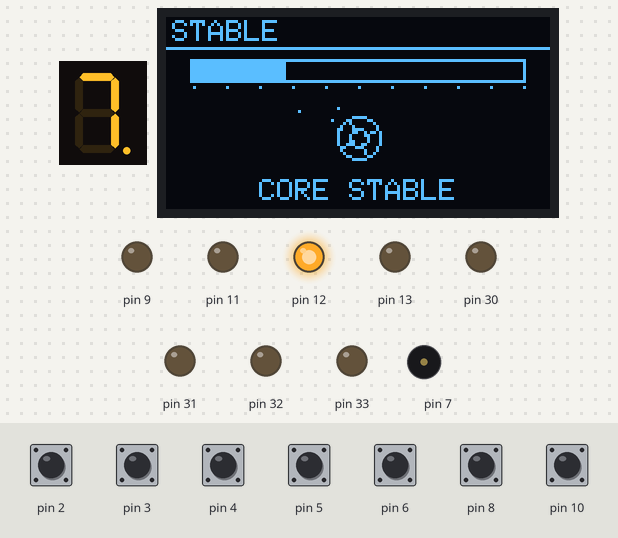
Bench run of a sketch on a simulated Arduino Mega 2560, built with avr-gcc and run on an emulated ATmega2560. On the bench: 1-digit seven-segment display, 128×64 one-colour display, output pins drawn as LEDs (lit = HIGH), buzzer (waves = sounding). Wiring (inferred from the names in the program): 1-digit 7-segment display, segments lit when HIGH: segments pin 23, pin 24, pin 25, pin 26, pin 29, pin 28, pin 27, pin 22. Dashed ring = blinking. The test bench sets the inputs (shaded band); at power-on: pin 2–6, pin 8, pin 10 HIGH. Random numbers use the default seed unless the sketch sets one; the segment pins are drawn as the display they are named for; pins used as bus, display or sensor lines are not drawn.

Above: at 7.25 s.
7.3 s: pin 3 pulled LOW for 0.15 s
At 7.85 s:
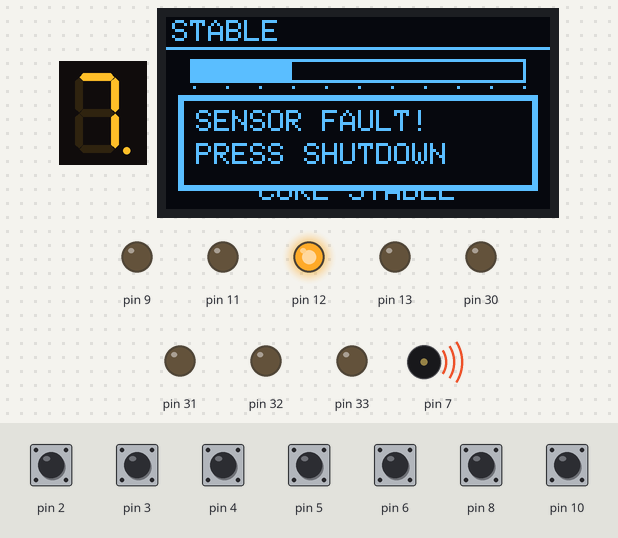
8.0 s: pin 6 pulled LOW for 0.15 s
At 8.6 s:
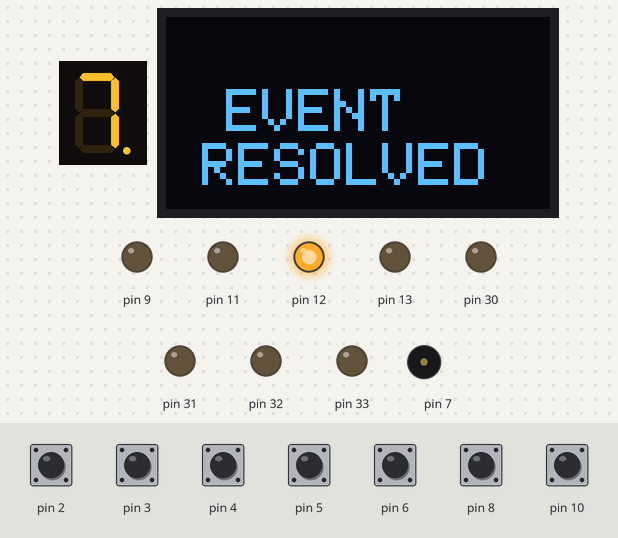
8.7 s: pin 2 pulled LOW for 1 s
At 10.13 s:
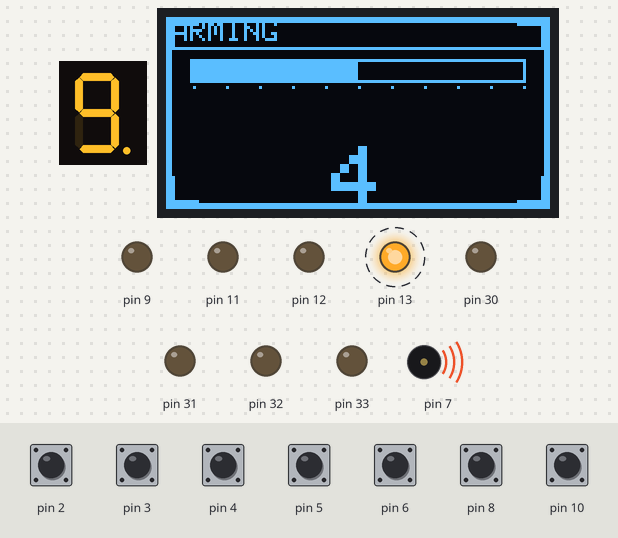
10.3 s: pin 5 pulled LOW for 0.15 s
At 10.59 s:
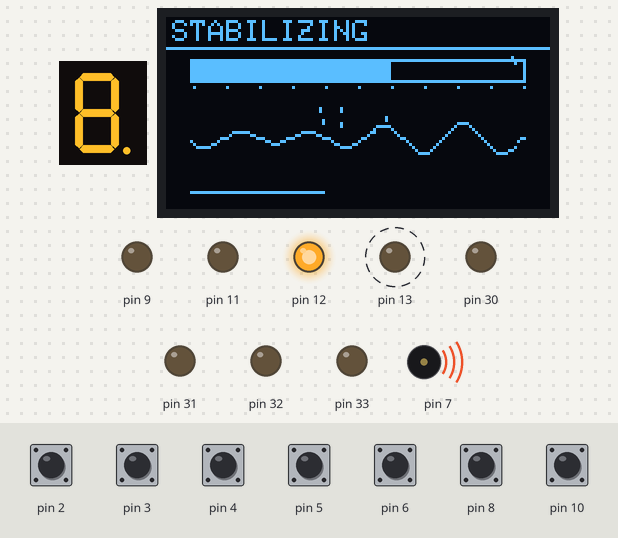
11.0 s: pin 4 pulled LOW for 0.15 s
At 11.29 s:
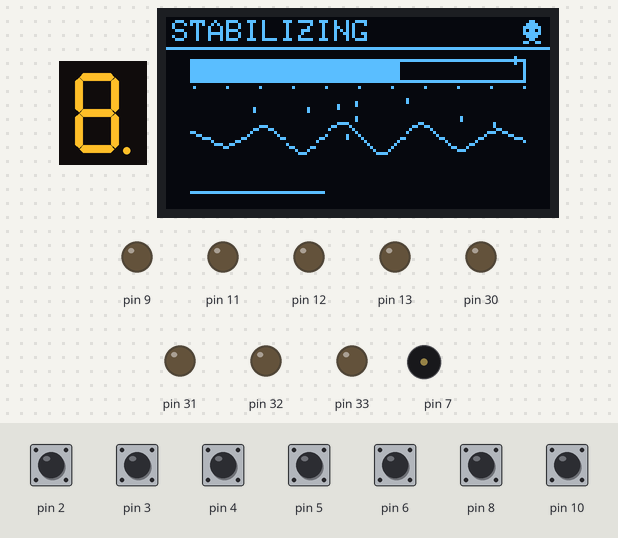
11.7 s: pin 2 pulled LOW for 0.15 s
At 12.41 s:
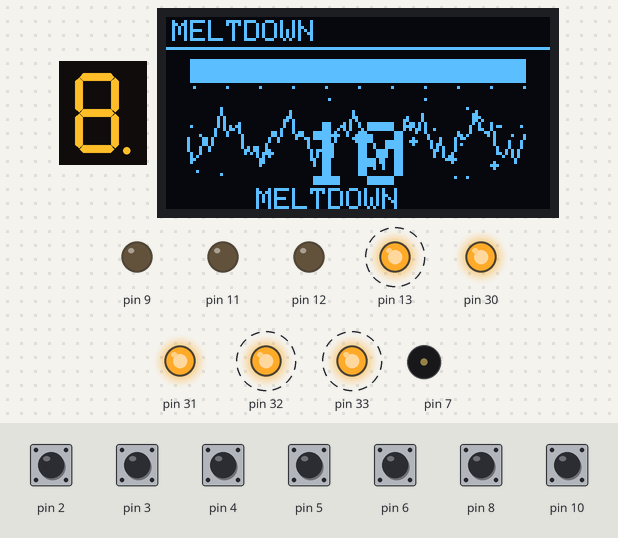
Timing chart, 0 to 21.0 s (numbered marks = the images above; inputs shaded):
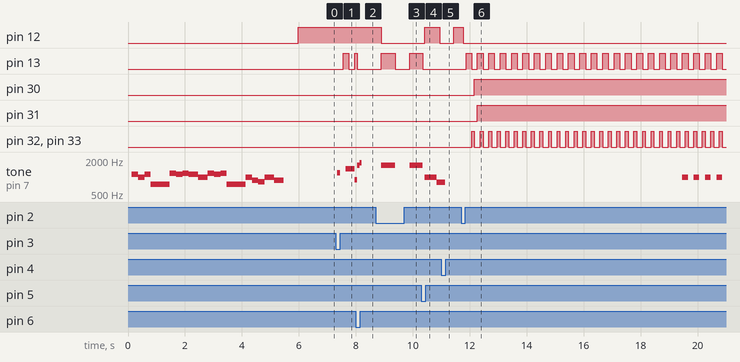

Measured:
- after the input at 7.3 s, pin 13: LOW → HIGH after 0.25 s, → LOW 0.20 s later, → HIGH 0.20 s later; tone on pin 7: silent → 1200 Hz after 0.05 s, → silent 0.10 s later, → 1400 Hz 0.20 s later, → 900 Hz 0.30 s later
- after the input at 8.7 s, pin 12: HIGH → LOW after 0.19 s; pin 13: LOW → HIGH after 0.19 s, → LOW 0.50 s later, → HIGH 0.50 s later; tone on pin 7: silent → 1600 Hz after 0.19 s, → silent 0.50 s later, → 1600 Hz 0.50 s later
- after the input at 10.3 s, pin 12: LOW → HIGH after 0.12 s, → LOW 0.53 s later
- after the input at 11.7 s, pin 13: alternates HIGH for 0.20 s and LOW for 0.20 s, starting after 0.17 s; pin 30: LOW → HIGH after 0.47 s; pin 31: LOW → HIGH after 0.57 s; pin 32, pin 33: alternates HIGH for 0.10 s and LOW for 0.20 s, starting after 0.37 s; tone on pin 7: alternates 1000 Hz for 0.20 s and silent for 0.20 s, starting after 7.8 s

The sketch:

CoreMeltdown.ino
```cpp
#include "ReactorSystem.h"

void setup() {
  ReactorSystem::begin();
}

void loop() {
  ReactorSystem::tick();
}
```

ReactorAnimations.cpp
```cpp
#include "ReactorAnimations.h"
#include <Arduino.h>

namespace ReactorAnimations {

// ======================= Constants =======================
// Screen layout (must match ReactorUI layout)
const uint8_t CONTENT_Y_START = 27;
const uint8_t CONTENT_Y_END = 54;
const uint8_t CONTENT_HEIGHT = CONTENT_Y_END - CONTENT_Y_START;
const uint8_t SCREEN_WIDTH = 128;
const uint8_t SCREEN_HEIGHT = 64;

// ======================= Particle System =======================
static Particle particles[MAX_PARTICLES];
static uint32_t lastParticleSpawn = 0;

static void spawnParticle(float x, float y, float vx, float vy, uint8_t life) {
  for (uint8_t i = 0; i < MAX_PARTICLES; i++) {
    if (particles[i].life == 0) {
      particles[i].x = x;
      particles[i].y = y;
      particles[i].vx = vx;
      particles[i].vy = vy;
      particles[i].life = life;
      particles[i].maxLife = life;
      return;
    }
  }
}

static void updateParticles() {
  for (uint8_t i = 0; i < MAX_PARTICLES; i++) {
    if (particles[i].life > 0) {
      particles[i].x += particles[i].vx;
      particles[i].y += particles[i].vy;
      particles[i].life--;

      // Bounds check - kill particles outside content area
      if (particles[i].y < CONTENT_Y_START || particles[i].y > CONTENT_Y_END ||
          particles[i].x < 8 || particles[i].x > SCREEN_WIDTH - 8) {
        particles[i].life = 0;
      }
    }
  }
}

void drawDecayParticles(Adafruit_SSD1306& display, uint32_t nowMs) {
  // Spawn new particle every 200ms
  if (nowMs - lastParticleSpawn > 200) {
    lastParticleSpawn = nowMs;
    float x = SCREEN_WIDTH / 2 + random(-10, 10);
    float y = (CONTENT_Y_START + CONTENT_Y_END) / 2;
    float vx = (random(-20, 20)) / 20.0f;
    float vy = -0.5f - (random(0, 10) / 20.0f);  // Upward
    spawnParticle(x, y, vx, vy, 40);
  }

  updateParticles();

  // Draw particles
  for (uint8_t i = 0; i < MAX_PARTICLES; i++) {
    if (particles[i].life > 0) {
      // Fade based on remaining life
      if (particles[i].life > particles[i].maxLife / 2) {
        display.drawPixel((int16_t)particles[i].x, (int16_t)particles[i].y, SSD1306_WHITE);
      }
    }
  }
}

void drawCoolantFlow(Adafruit_SSD1306& display, uint32_t nowMs) {
  // Spawn droplets from top of content area
  if (nowMs - lastParticleSpawn > 150) {
    lastParticleSpawn = nowMs;
    float x = 8 + random(0, SCREEN_WIDTH - 16);
    float y = CONTENT_Y_START;
    float vx = (random(-5, 5)) / 10.0f;
    float vy = 0.8f + (random(0, 10) / 20.0f);  // Downward
    spawnParticle(x, y, vx, vy, 35);
  }

  updateParticles();

  // Draw droplets as small lines
  for (uint8_t i = 0; i < MAX_PARTICLES; i++) {
    if (particles[i].life > 0) {
      int16_t x = (int16_t)particles[i].x;
      int16_t y = (int16_t)particles[i].y;
      display.drawPixel(x, y, SSD1306_WHITE);
      display.drawPixel(x, y + 1, SSD1306_WHITE);
    }
  }
}

void drawMeltdownSparks(Adafruit_SSD1306& display, uint32_t nowMs) {
  // Frequent explosive sparks
  if (nowMs - lastParticleSpawn > 80) {
    lastParticleSpawn = nowMs;
    float x = SCREEN_WIDTH / 2 + random(-20, 20);
    float y = (CONTENT_Y_START + CONTENT_Y_END) / 2;
    float angle = random(0, 628) / 100.0f;  // 0 to 2*PI
    float speed = 1.0f + random(0, 15) / 10.0f;
    float vx = cos(angle) * speed;
    float vy = sin(angle) * speed;
    spawnParticle(x, y, vx, vy, 25);
  }

  updateParticles();

  // Draw bright sparks
  for (uint8_t i = 0; i < MAX_PARTICLES; i++) {
    if (particles[i].life > 0) {
      int16_t x = (int16_t)particles[i].x;
      int16_t y = (int16_t)particles[i].y;
      // Draw as cross for brightness
      display.drawPixel(x, y, SSD1306_WHITE);
      display.drawPixel(x - 1, y, SSD1306_WHITE);
      display.drawPixel(x + 1, y, SSD1306_WHITE);
      display.drawPixel(x, y - 1, SSD1306_WHITE);
      display.drawPixel(x, y + 1, SSD1306_WHITE);
    }
  }
}

void drawFreezeParticles(Adafruit_SSD1306& display, uint32_t nowMs) {
  // Gentle falling snowflakes
  if (nowMs - lastParticleSpawn > 250) {
    lastParticleSpawn = nowMs;
    float x = 8 + random(0, SCREEN_WIDTH - 16);
    float y = CONTENT_Y_START;
    float vx = (random(-8, 8)) / 20.0f;
    float vy = 0.3f + (random(0, 10) / 30.0f);  // Slow fall
    spawnParticle(x, y, vx, vy, 60);
  }

  updateParticles();

  // Draw snowflakes
  for (uint8_t i = 0; i < MAX_PARTICLES; i++) {
    if (particles[i].life > 0 && (particles[i].life % 3) == 0) {
      int16_t x = (int16_t)particles[i].x;
      int16_t y = (int16_t)particles[i].y;
      // Snowflake shape (+ pattern)
      display.drawPixel(x, y, SSD1306_WHITE);
      display.drawPixel(x - 1, y, SSD1306_WHITE);
      display.drawPixel(x + 1, y, SSD1306_WHITE);
      display.drawPixel(x, y - 1, SSD1306_WHITE);
      display.drawPixel(x, y + 1, SSD1306_WHITE);
    }
  }
}

// ======================= Waveforms =======================

void drawEnhancedPulse(Adafruit_SSD1306& display, uint32_t nowMs, uint8_t activity) {
  const uint8_t y0 = 46;  // Base Y position (between content and status text)
  const float speed = 600.0f / (1.0f + activity / 100.0f);
  const float amp = 3.0f + (activity / 50.0f);  // More activity = bigger amplitude

  for (int x = 8; x < SCREEN_WIDTH - 8; x++) {
    float phase = (nowMs / speed) + (x * 0.08f);
    // Add harmonics for complexity
    float wave = sin(phase) + sin(phase * 2.0f) * 0.3f;
    int y = y0 + (int)(wave * amp);
    display.drawPixel(x, y, SSD1306_WHITE);
  }
}

void drawInterferenceWave(Adafruit_SSD1306& display, uint32_t nowMs, uint8_t progress) {
  const uint8_t y0 = 40;  // Centered in content area
  const float progressFactor = progress / 100.0f;

  for (int x = 8; x < SCREEN_WIDTH - 8; x++) {
    // Two waves at slightly different frequencies
    float phase1 = (nowMs / 70.0f) + (x * 0.25f);
    float phase2 = (nowMs / 85.0f) + (x * 0.20f);
    float wave1 = sin(phase1) * 4.0f;
    float wave2 = sin(phase2) * 3.0f * (1.0f - progressFactor);
    int y = y0 + (int)(wave1 + wave2);

    // Constrain to content area
    if (y >= CONTENT_Y_START && y <= CONTENT_Y_END) {
      display.drawPixel(x, y, SSD1306_WHITE);
    }
  }
}

void drawChaoticWave(Adafruit_SSD1306& display, uint32_t nowMs) {
  const uint8_t y0 = 40;
  int lastY = y0;

  for (int x = 8; x < SCREEN_WIDTH - 8; x++) {
    // Combine multiple frequencies for chaos
    float phase = (nowMs / 40.0f) + (x * 0.3f);
    float chaos = sin(phase) * 6.0f + sin(phase * 3.7f) * 3.0f + sin(phase * 7.2f) * 2.0f;
    int y = y0 + (int)chaos;

    // Constrain and draw line for continuity
    y = constrain(y, CONTENT_Y_START, CONTENT_Y_END);
    display.drawLine(x - 1, lastY, x, y, SSD1306_WHITE);
    lastY = y;
  }
}

// ======================= Visual Effects =======================

void drawRadarSweep(Adafruit_SSD1306& display, uint32_t nowMs, uint8_t progress) {
  const int16_t centerX = SCREEN_WIDTH / 2;
  const int16_t centerY = 40;  // Center of content area
  const uint8_t radius = 15;

  // Draw outer circle
  display.drawCircle(centerX, centerY, radius, SSD1306_WHITE);
  display.drawCircle(centerX, centerY, radius / 2, SSD1306_WHITE);

  // Rotating sweep line
  float angle = (nowMs / 1000.0f) * 6.28318f;  // Full rotation every second
  int16_t x2 = centerX + (int16_t)(cos(angle) * radius);
  int16_t y2 = centerY + (int16_t)(sin(angle) * radius);
  display.drawLine(centerX, centerY, x2, y2, SSD1306_WHITE);

  // Progress dots around circle
  uint8_t dots = (progress * 8) / 100;
  for (uint8_t i = 0; i < dots; i++) {
    float dotAngle = (i * 6.28318f) / 8.0f;
    int16_t dx = centerX + (int16_t)(cos(dotAngle) * radius);
    int16_t dy = centerY + (int16_t)(sin(dotAngle) * radius);
    display.fillCircle(dx, dy, 1, SSD1306_WHITE);
  }
}

void drawReactorCore(Adafruit_SSD1306& display, uint32_t nowMs, uint8_t heatPercent) {
  const int16_t centerX = SCREEN_WIDTH / 2;
  const int16_t centerY = 40;
  const uint8_t baseRadius = 8;

  // Pulsing based on heat
  float pulseFactor = 1.0f + (heatPercent / 400.0f) * sin(nowMs / 200.0f);
  uint8_t radius = (uint8_t)(baseRadius * pulseFactor);

  // Draw concentric circles
  display.drawCircle(centerX, centerY, radius, SSD1306_WHITE);
  display.drawCircle(centerX, centerY, radius / 2, SSD1306_WHITE);

  // Rotating control rods (4 lines)
  float angle = (nowMs / 800.0f);
  for (uint8_t i = 0; i < 4; i++) {
    float rodAngle = angle + (i * 1.57079632f);  // 90 degrees apart
    int16_t x1 = centerX + (int16_t)(cos(rodAngle) * (radius / 2));
    int16_t y1 = centerY + (int16_t)(sin(rodAngle) * (radius / 2));
    int16_t x2 = centerX + (int16_t)(cos(rodAngle) * radius);
    int16_t y2 = centerY + (int16_t)(sin(rodAngle) * radius);
    display.drawLine(x1, y1, x2, y2, SSD1306_WHITE);
  }
}

void drawSpinner(Adafruit_SSD1306& display, int16_t x, int16_t y, uint32_t nowMs) {
  const uint8_t radius = 3;
  float angle = (nowMs / 100.0f);
  int16_t x2 = x + (int16_t)(cos(angle) * radius);
  int16_t y2 = y + (int16_t)(sin(angle) * radius);
  display.drawLine(x, y, x2, y2, SSD1306_WHITE);
  display.drawPixel(x, y, SSD1306_WHITE);
}

void drawGeigerFlashes(Adafruit_SSD1306& display, uint32_t nowMs, uint8_t intensity) {
  // Random flashes based on intensity
  uint8_t flashChance = intensity / 4;  // 0-25 range

  for (uint8_t i = 0; i < flashChance; i++) {
    if (random(100) < intensity) {
      int16_t x = 8 + random(SCREEN_WIDTH - 16);
      int16_t y = CONTENT_Y_START + random(CONTENT_HEIGHT);
      display.drawPixel(x, y, SSD1306_WHITE);
    }
  }
}

void drawBars(Adafruit_SSD1306& display, uint8_t startY, uint8_t height, uint32_t nowMs, uint8_t energy) {
  const uint8_t numBars = 8;
  const uint8_t barWidth = 3;
  const uint8_t spacing = (SCREEN_WIDTH - 16) / numBars;

  for (uint8_t i = 0; i < numBars; i++) {
    // Each bar oscillates at different phase
    float phase = (nowMs / 100.0f) + (i * 0.5f);
    uint8_t barHeight = (uint8_t)((sin(phase) * 0.5f + 0.5f) * height * energy / 100.0f);

    int16_t x = 8 + (i * spacing);
    int16_t y = startY + height - barHeight;

    display.fillRect(x, y, barWidth, barHeight, SSD1306_WHITE);
  }
}

// ======================= Screen Effects =======================

void drawPulsingBorder(Adafruit_SSD1306& display, uint32_t nowMs, uint8_t intensity) {
  // Only draw if pulse is active
  float phase = (nowMs / 300.0f);
  if (sin(phase) * intensity > 50) {
    display.drawRect(0, 0, SCREEN_WIDTH, SCREEN_HEIGHT, SSD1306_WHITE);
    display.drawRect(1, 1, SCREEN_WIDTH - 2, SCREEN_HEIGHT - 2, SSD1306_WHITE);
  }
}

void drawScanLines(Adafruit_SSD1306& display, uint32_t nowMs) {
  uint8_t offset = (nowMs / 100) % 4;
  for (uint8_t y = offset; y < SCREEN_HEIGHT; y += 4) {
    for (uint8_t x = 0; x < SCREEN_WIDTH; x += 2) {
      display.drawPixel(x, y, SSD1306_BLACK);
    }
  }
}

void drawCornerBrackets(Adafruit_SSD1306& display, uint8_t inset) {
  const uint8_t len = 8;
  // Top-left
  display.drawLine(inset, inset, inset + len, inset, SSD1306_WHITE);
  display.drawLine(inset, inset, inset, inset + len, SSD1306_WHITE);
  // Top-right
  display.drawLine(SCREEN_WIDTH - 1 - inset - len, inset, SCREEN_WIDTH - 1 - inset, inset, SSD1306_WHITE);
  display.drawLine(SCREEN_WIDTH - 1 - inset, inset, SCREEN_WIDTH - 1 - inset, inset + len, SSD1306_WHITE);
  // Bottom-left
  display.drawLine(inset, SCREEN_HEIGHT - 1 - inset, inset + len, SCREEN_HEIGHT - 1 - inset, SSD1306_WHITE);
  display.drawLine(inset, SCREEN_HEIGHT - 1 - inset - len, inset, SCREEN_HEIGHT - 1 - inset, SSD1306_WHITE);
  // Bottom-right
  display.drawLine(SCREEN_WIDTH - 1 - inset - len, SCREEN_HEIGHT - 1 - inset, SCREEN_WIDTH - 1 - inset, SCREEN_HEIGHT - 1 - inset, SSD1306_WHITE);
  display.drawLine(SCREEN_WIDTH - 1 - inset, SCREEN_HEIGHT - 1 - inset - len, SCREEN_WIDTH - 1 - inset, SCREEN_HEIGHT - 1 - inset, SSD1306_WHITE);
}

// ======================= Transitions =======================

void transitionWipe(Adafruit_SSD1306& display, uint8_t progress, bool leftToRight) {
  uint8_t wipeX = (SCREEN_WIDTH * progress) / 100;
  if (leftToRight) {
    display.fillRect(0, 0, wipeX, SCREEN_HEIGHT, SSD1306_BLACK);
  } else {
    display.fillRect(SCREEN_WIDTH - wipeX, 0, wipeX, SCREEN_HEIGHT, SSD1306_BLACK);
  }
}

void transitionFade(Adafruit_SSD1306& display, uint8_t progress) {
  // Dither pattern based on progress
  uint8_t threshold = (100 - progress) * 255 / 100;

  for (uint8_t y = 0; y < SCREEN_HEIGHT; y++) {
    for (uint8_t x = 0; x < SCREEN_WIDTH; x++) {
      // Simple ordered dither pattern
      uint8_t pattern = ((x & 1) + (y & 1) * 2) * 64;
      if (pattern > threshold) {
        display.drawPixel(x, y, SSD1306_BLACK);
      }
    }
  }
}

// ======================= Utility =======================

void begin() {
  resetParticles();
}

void resetParticles() {
  for (uint8_t i = 0; i < MAX_PARTICLES; i++) {
    particles[i].life = 0;
  }
  lastParticleSpawn = millis();
}

void tick() {
  // Any per-frame updates that don't require display
  // Currently particles are updated during draw calls
}

} // namespace ReactorAnimations
```

ReactorAnimations.h
```cpp
#pragma once

#include <Adafruit_SSD1306.h>

namespace ReactorAnimations {

// All animations respect the UI layout:
// - Top bar: y=0-10 (header + divider line)
// - Heat section: y=11-26 (bar + ticks + icon)
// - Content area: y=27-54 (main animations)
// - Bottom area: y=55-64 (status/progress)

// ======================= Particle System =======================
struct Particle {
  float x, y;      // Position
  float vx, vy;    // Velocity
  uint8_t life;    // Remaining frames (0 = dead)
  uint8_t maxLife; // For fade calculations
};

const uint8_t MAX_PARTICLES = 16;

// Radioactive decay particles (rising from center)
void drawDecayParticles(Adafruit_SSD1306& display, uint32_t nowMs);

// Coolant droplets (falling particles)
void drawCoolantFlow(Adafruit_SSD1306& display, uint32_t nowMs);

// Sparks during meltdown (explosive particles)
void drawMeltdownSparks(Adafruit_SSD1306& display, uint32_t nowMs);

// Snowflakes during freezedown
void drawFreezeParticles(Adafruit_SSD1306& display, uint32_t nowMs);

// ======================= Waveforms =======================

// Enhanced pulse wave with complexity based on activity level
void drawEnhancedPulse(Adafruit_SSD1306& display, uint32_t nowMs, uint8_t activity);

// Dual-wave interference pattern (for stabilizing)
void drawInterferenceWave(Adafruit_SSD1306& display, uint32_t nowMs, uint8_t progress);

// Chaotic jagged wave (for critical states)
void drawChaoticWave(Adafruit_SSD1306& display, uint32_t nowMs);

// ======================= Visual Effects =======================

// Circular radar sweep (for startup/scanning)
// Draws in content area: y=30-50
void drawRadarSweep(Adafruit_SSD1306& display, uint32_t nowMs, uint8_t progress);

// Rotating reactor core visualization
// Draws in content area centered at y=40
void drawReactorCore(Adafruit_SSD1306& display, uint32_t nowMs, uint8_t heatPercent);

// Progress spinner (small, for top corner)
void drawSpinner(Adafruit_SSD1306& display, int16_t x, int16_t y, uint32_t nowMs);

// Geiger counter visual (random flashes)
void drawGeigerFlashes(Adafruit_SSD1306& display, uint32_t nowMs, uint8_t intensity);

// Vertical bars equalizer (for audio visualization concept)
// Draws in specified region
void drawBars(Adafruit_SSD1306& display, uint8_t startY, uint8_t height, uint32_t nowMs, uint8_t energy);

// ======================= Screen Effects =======================

// Border pulse effect (danger indicator)
void drawPulsingBorder(Adafruit_SSD1306& display, uint32_t nowMs, uint8_t intensity);

// Scan lines (retro CRT effect)
void drawScanLines(Adafruit_SSD1306& display, uint32_t nowMs);

// Corner brackets (framing effect)
void drawCornerBrackets(Adafruit_SSD1306& display, uint8_t inset);

// ======================= Transitions =======================

// Wipe transition (for mode changes)
void transitionWipe(Adafruit_SSD1306& display, uint8_t progress, bool leftToRight);

// Fade effect (checkerboard dither based on progress)
void transitionFade(Adafruit_SSD1306& display, uint8_t progress);

// ======================= Utility =======================

// Initialize animation system (seed random, reset states)
void begin();

// Reset all particle systems
void resetParticles();

// Tick function for any background animation state updates
void tick();

} // namespace ReactorAnimations
```

ReactorAudio.h
```cpp
#pragma once

#include <Arduino.h>

namespace ReactorAudio {

void begin(uint8_t buzzerPin);
void toneHz(unsigned int hz);
void off();
void muteFor(unsigned long ms);
bool isMuted();
void tickMute();
void playFinalCountdown();

} // namespace ReactorAudio
```

ReactorButtons.h
```cpp
#pragma once

#include <Arduino.h>

namespace ReactorButtons {

struct Button {
  uint8_t pin;
  bool stableState;
  bool lastRaw;
  unsigned long changedAt;
  bool fellEvent;
  bool roseEvent;

  void begin(uint8_t p);
  void update();
  bool fell();
  bool rose();
  bool isPressed() const;
};

extern Button overrideBtn;
extern Button stabilizeBtn;
extern Button startupBtn;
extern Button freezedownBtn;
extern Button shutdownBtn;
extern Button eventBtn;
extern Button ackBtn;

void begin();
void update();

} // namespace ReactorButtons
```

ReactorChaos.h
```cpp
#pragma once

#include <Arduino.h>

namespace ReactorChaos {

// Initialization
void begin();

// Main update - call during MODE_CHAOS
void tick();

// Reset state when entering chaos
void reset();

} // namespace ReactorChaos
```

ReactorDark.h
```cpp
#pragma once

#include <Arduino.h>

namespace ReactorDark {

// Initialization
void begin();

// Main update - call during MODE_DARK
void tick();

// Initialize dark mode with success display
void enterDarkWithSuccess();

// Reset state when entering dark mode
void reset();

} // namespace ReactorDark
```

ReactorHeatControl.h
```cpp
#pragma once

#include "ReactorTypes.h"

namespace ReactorHeatControl {
  // Update heat target and tick heat behavior for the current mode.
  void tick(Mode mode);
}
```

Source omitted: ReactorAudio.cpp (2227 bytes), ReactorButtons.cpp (1792 bytes), ReactorChaos.cpp (2561 bytes), ReactorDark.cpp (2379 bytes), ReactorEvents.cpp (4792 bytes), ReactorEvents.h (466 bytes), ReactorHeat.cpp (2320 bytes), ReactorHeat.h (461 bytes), ReactorHeatControl.cpp (2045 bytes), ReactorMeltdown.cpp (1737 bytes), ReactorMeltdown.h (243 bytes), ReactorSecrets.cpp (4510 bytes) and 14 more
